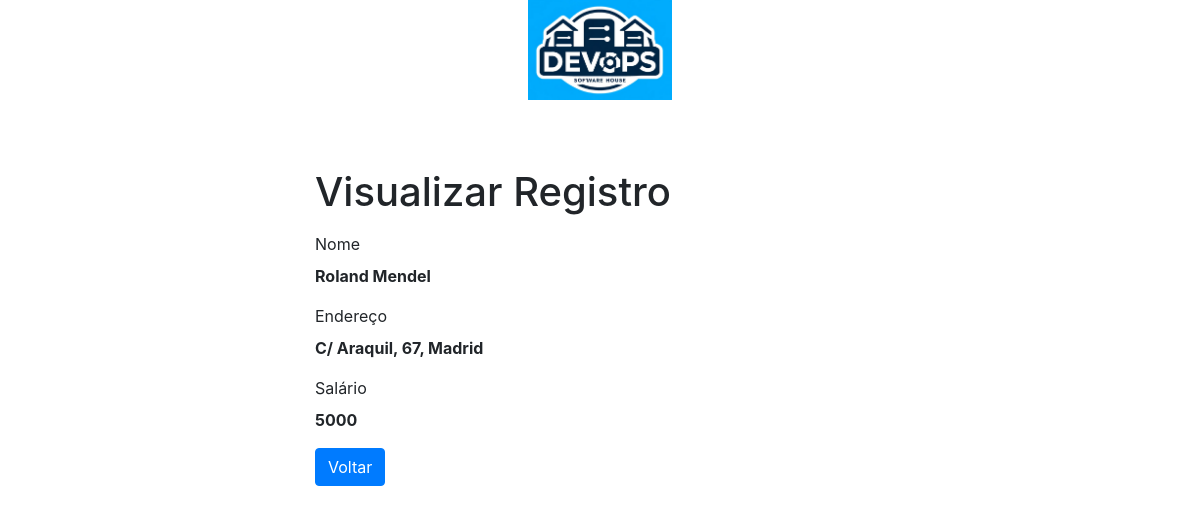
Before: /read.php?id=1 with the older database file.
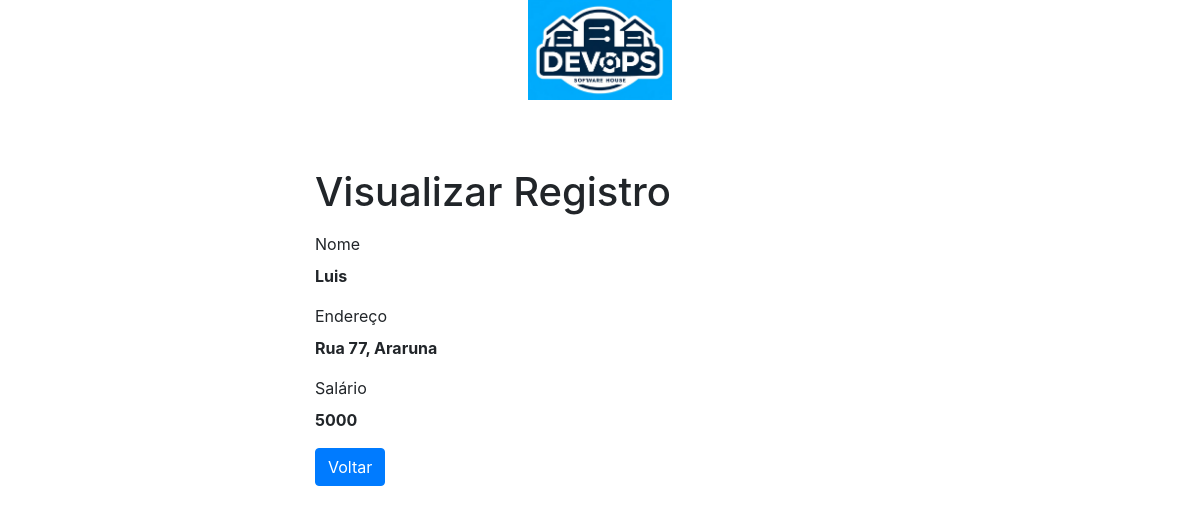
After: the same page with the newer database file.
### tables this page shows
CREATE TABLE IF NOT EXISTS `employees` (
  `id` int(11) NOT NULL AUTO_INCREMENT,
  `name` varchar(100) NOT NULL,
  `address` varchar(255) NOT NULL,
  `salary` int(10) NOT NULL,
  PRIMARY KEY (`id`)
);

### read.php (the view, shortened to what this page needs)
<?php
if(isset($_GET["id"]) && !empty(trim($_GET["id"]))){
    require_once "config.php";
    $sql = "SELECT * FROM employees WHERE id = ?";
    if($stmt = mysqli_prepare($link, $sql)){
        mysqli_stmt_bind_param($stmt, "i", $param_id);
        if(mysqli_stmt_execute($stmt)){
            $result = mysqli_stmt_get_result($stmt);
            if(mysqli_num_rows($result) == 1){
                $row = mysqli_fetch_array($result, MYSQLI_ASSOC);
                $name = $row["name"];
                $address = $row["address"];
                $salary = $row["salary"];
            } else{
                header("location: error.php");
                exit();
            }
        } else{
            echo "Opa! Algo deu errado. Por favor, tente novamente mais tarde.";
        }
    }
} else{
    header("location: error.php");
    exit();
}
?>
<!DOCTYPE html>
<html lang="pt">
<head>
    <link rel="stylesheet" href="https://stackpath.bootstrapcdn.com/bootstrap/4.5.2/css/bootstrap.min.css">
</head>
<body>
    <div class="header-logo">
        <img src="img/logo.png" alt="Logotipo da DEVOPS Software House">
    </div>
    <div class="wrapper">
        <div class="container-fluid">
            <div class="row">
                <div class="col-md-12">
                    <h1 class="mt-5 mb-3">Visualizar Registro</h1>
                    <div class="form-group">
                        <label>Nome</label>
                        <p><b><?php echo $name; ?></b></p>
                    </div>
                    <div class="form-group">
                        <label>Endereço</label>
                        <p><b><?php echo $address; ?></b></p>
                    </div>
                    <div class="form-group">
                        <label>Salário</label>
                        <p><b><?php echo $salary; ?></b></p>
                    </div>
                    <p><a href="index.php" class="btn btn-primary">Voltar</a></p>
                </div>
            </div>
        </div>
    </div>
</body>
</html>

Changed rows visible on the page:
changed employees: name "Roland Mendel" → "Luis"; address "C/ Araquil, 67, Madrid" → "Rua 77, Araruna"
